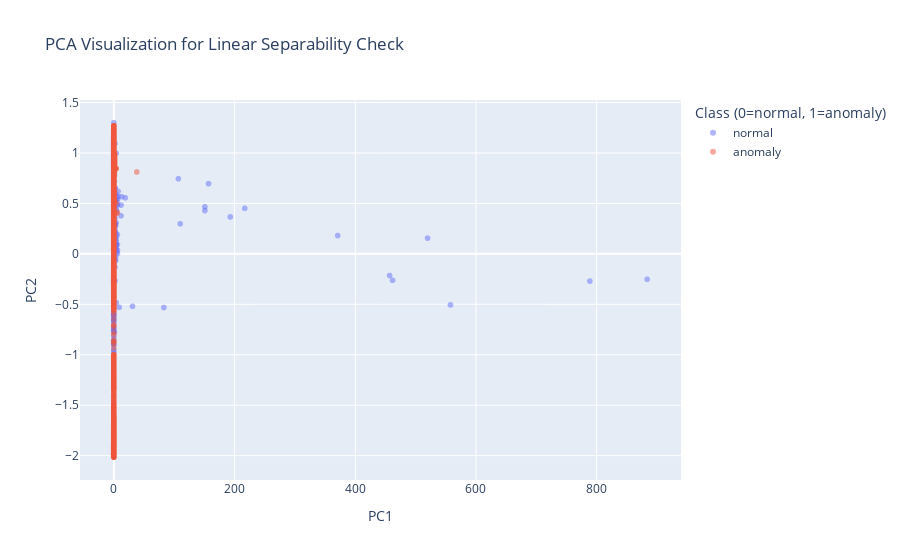

The notebook cell this image was saved under:
### Code cell
from sklearn.decomposition import PCA
import plotly.express as px

df = ds.drop(columns=['class'])
pca = PCA(n_components=2)
X_pca = pca.fit_transform(df)

df_pca = pd.DataFrame(X_pca, columns=['PC1', 'PC2'])
df_pca['Class'] = ds['class']
fig = px.scatter(df_pca, x='PC1', y='PC2', color=df_pca['Class'].astype(str),
                 title='PCA Visualization for Linear Separability Check',
                 labels={'Class': 'Class (0=normal, 1=anomaly)'},
                 opacity=0.5)
fig.show()

### Figure 1 — Plotly figure (JSON) as saved in the notebook; plotly's stock layout.template omitted (floating-point values rounded to 4 significant figures; data arrays with more than 128 entries replaced by an {"elided": "..."} marker saying what was removed)
{"data": [{"hovertemplate": "Class (0=normal, 1=anomaly)=normal<br>PC1=%{x}<br>PC2=%{y}<extra></extra>", "legendgroup": "normal", "marker": {"color": "#636efa", "opacity": 0.5, "symbol": "circle"}, "mode": "markers", "name": "normal", "showlegend": true, "type": "scattergl", "x": {"elided": "13449 float values"}, "xaxis": "x", "y": {"elided": "13449 float values"}, "yaxis": "y"}, {"hovertemplate": "Class (0=normal, 1=anomaly)=anomaly<br>PC1=%{x}<br>PC2=%{y}<extra></extra>", "legendgroup": "anomaly", "marker": {"color": "#EF553B", "opacity": 0.5, "symbol": "circle"}, "mode": "markers", "name": "anomaly", "showlegend": true, "type": "scattergl", "x": {"elided": "11743 float values"}, "xaxis": "x", "y": {"elided": "11743 float values"}, "yaxis": "y"}], "layout": {"legend": {"title": {"text": "Class (0=normal, 1=anomaly)"}, "tracegroupgap": 0}, "title": {"text": "PCA Visualization for Linear Separability Check"}, "xaxis": {"anchor": "y", "domain": [0, 1], "title": {"text": "PC1"}}, "yaxis": {"anchor": "x", "domain": [0, 1], "title": {"text": "PC2"}}}}
